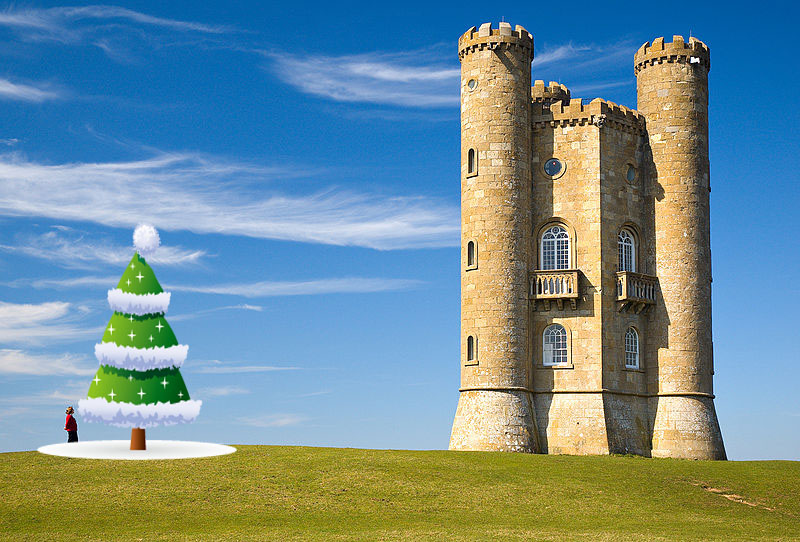
%> input picture CourseDesign/1.jpg, 800 x 542 px
$ octave --eval "result = lbp_rotation(imread('CourseDesign/1.jpg'));"   (GNU Octave 9; MATLAB toolbox functions it lacks are replaced by stand-ins)
%> lines starting %> are read from the running program, lines starting %| are printed output that depends on the picture
function lbpI = lbp_rotation(I)
I = imresize(I,[256 256]);
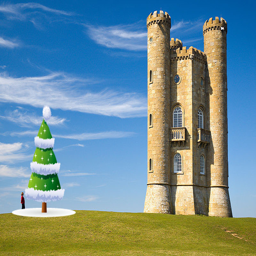
%> I: size 256x256x3 uint8; mean R, G, B 112.8, 142.7, 149.2
[m,n,h] = size(I);
%> m = 256; n = 256; h = 3
if h==3
    I = rgb2gray(I);
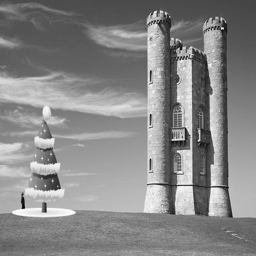
%> I: size 256x256 uint8; min 0, max 255, mean 134.5
end
lbpI = uint8(zeros([m n]));
for i = 2:m-1
    for j = 2:n-1
        neighbor = [I(i-1,j-1) I(i-1,j) I(i-1,j+1) I(i,j+1) I(i+1,j+1) I(i+1,j) I(i+1,j-1) I(i,j-1)] > I(i,j);
        pixel = 0;
        for k = 1:8
            pixel = pixel + neighbor(1,k) * bitshift(1,8-k);
        end
        lbpI(i,j) = uint8(rotationMin(pixel));
    end
end
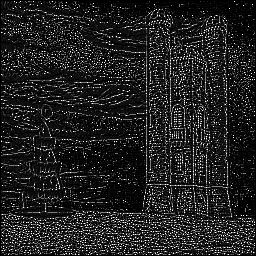
%> lbpI: size 256x256 uint8; min 0, max 255, mean 33.8

% 计算最小值
function minval = rotationMin(i)
i = uint8(i);
vals = ones([1 8])*256;
for k=1:8
    vals(k) = i;
    last_bit = mod(i,2);
    i = bitshift(i,-1);
    i = last_bit * 128 + i;
end
minval = min(vals);
